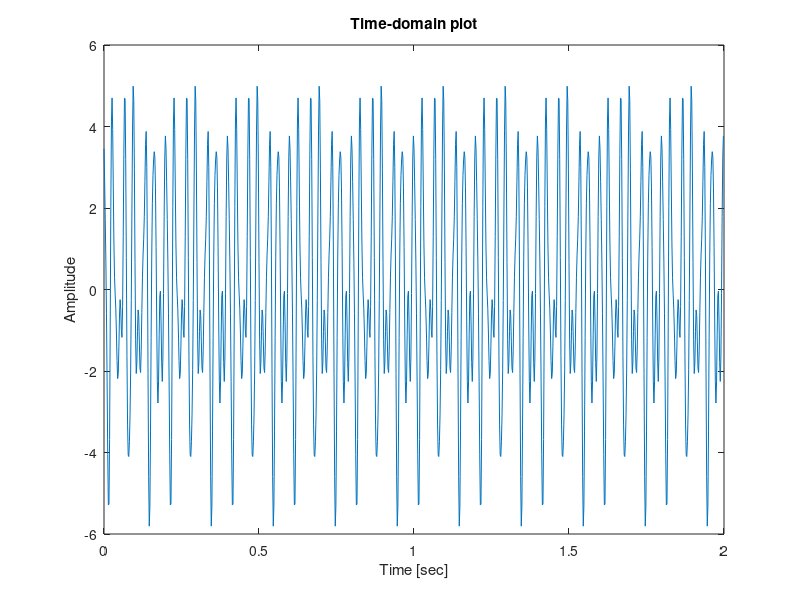
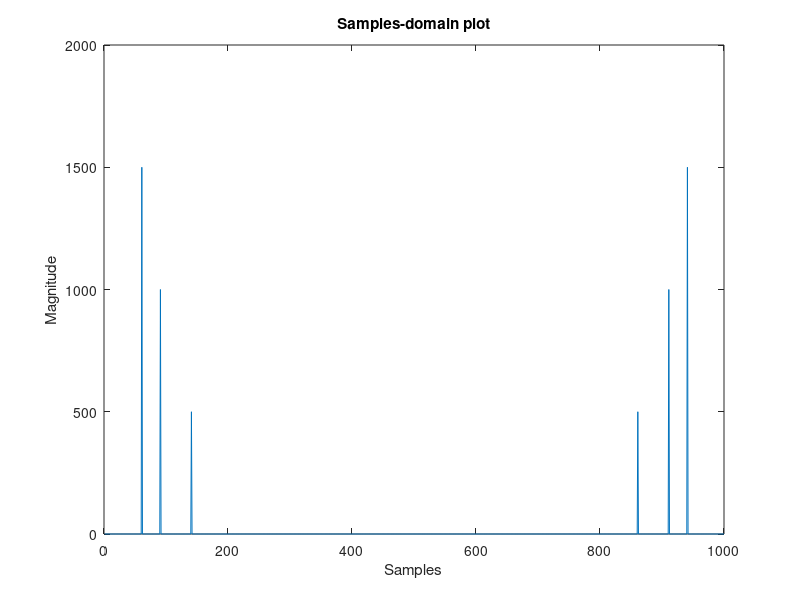
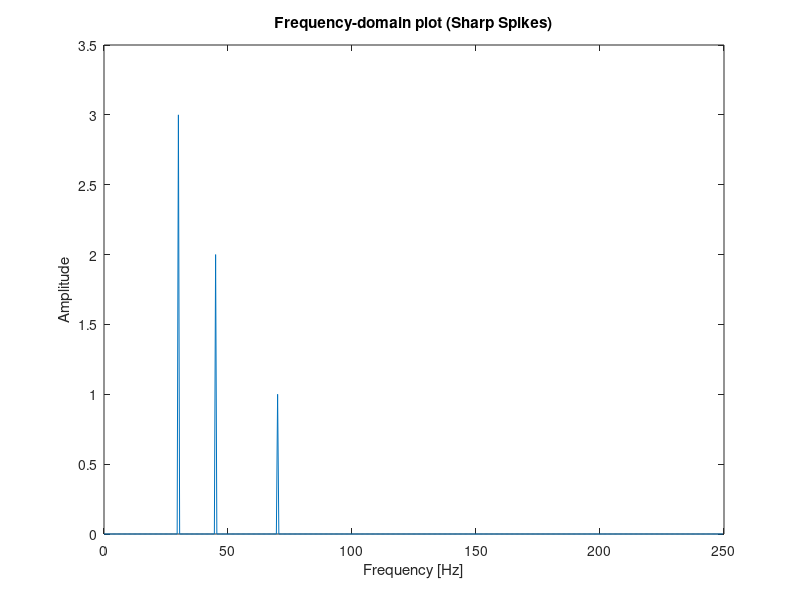

The MATLAB script that drew these images, in order:
clear all
close all
clc

%% A1. Basics
Fs = 500;                   % Sampling Frequency   [Hz]
duration = 2;               % Signal time duration [sec]
Ts = 1 / Fs;                % Sampling period      [sec]

t = 0 : Ts : duration - Ts;
N = length(t);              % Num of samples 
    

%% A2. Signal parameters
A1 = 3;     f1 = 30;    phase1 = 0.6;
A2 = 2;     f2 = 45;    phase2 = -0.8;
A3 = 1;     f3 = 70;    phase3 = 2;

s1 = A1*cos(2*pi*f1*t + phase1);
s2 = A2*cos(2*pi*f2*t + phase2);
s3 = A3*cos(2*pi*f3*t + phase3);
s = s1 + s2 + s3;


%% A3. Plotting in time-domain
figure();
plot(t, s);
xlabel('Time [sec]');
ylabel('Amplitude');
title('Time-domain plot');


%% A4. Fast Fourier Transform - Samples
S = fft(s);                     % Also 'N' samples
figure();
plot(abs(S));
xlabel('Samples');
ylabel('Magnitude');
title('Samples-domain plot');


%% A5. Convert samples into frequencies by keeping the LHS of plot
S_oneside = S(1 : N/2);
f = Fs * (0 : N/2 - 1) / N;
S_meg = abs(S_oneside) / (N/2);

figure();
plot(f, S_meg);
xlabel('Frequency [Hz]');
ylabel('Amplitude');
title('Frequency-domain plot (Sharp Spikes)');


%% A6. Discover the sinus phases
ph1 = angle(S_oneside(f1*duration+1))
ph2 = angle(S_oneside(f2*duration+1))
ph3 = angle(S_oneside(f3*duration+1))


